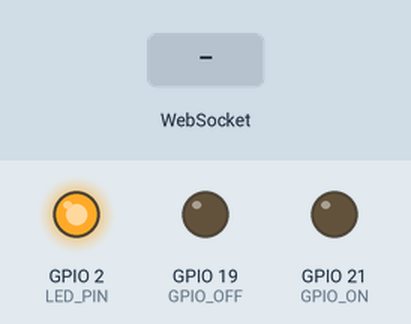
Bench run of a sketch on a simulated ESP32. On the bench: output pins drawn as LEDs (lit = HIGH). Dashed ring = blinking. The inputs (shaded band) are chosen by the test bench. WiFi joins after 1.5 s; servers stay silent unless stated; what the sketch prints to the serial monitor is not drawn.

Above: at 3.7 s.
3.8 s: WebSocket text "{" received
At 4.45 s:
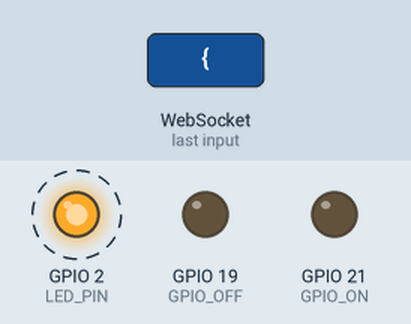
5.8 s: WebSocket text "pong" received
7.3 s: WebSocket text "ping" received
At 14.7 s:
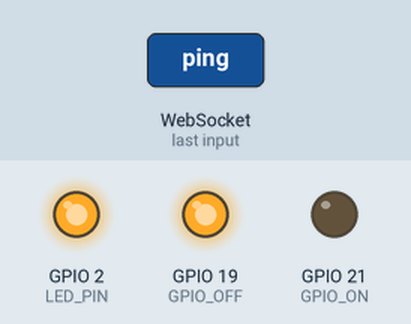
Timing chart, 0 to 16.3 s (numbered marks = the images above; inputs shaded):
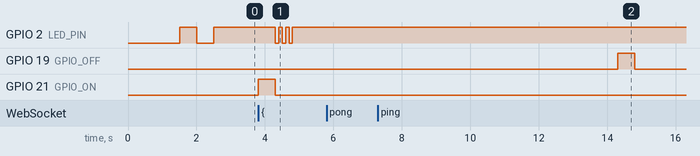

The sketch:

bubble-machine.ino
```cpp
// (licence header left out)
#include <WiFi.h>
#include <ArduinoJson.h>
#include <WebSocketsClient.h>

// --- Configuration ---

const char* WIFI_SSID     = "YOUR_WIFI";
const char* WIFI_PASSWORD = "YOUR_PASSWORD";

const char* WSS_HOST = "YOUR_BTCPAY_DOMAIN";
const char* WSS_PATH = "/apps/YOUR_POS_ID/pos/bitcoinswitch";

const int GPIO_ON  = 21;   // Relay 1 - ON button
const int GPIO_OFF = 19;   // Relay 2 - OFF button

const int PULSE_DURATION   = 500;   // Pulse length in ms
const int BUBBLE_DURATION  = 10;    // Bubble time in seconds

// --- Internal (do not modify) ---

#define LED_PIN 2

const unsigned long HEARTBEAT_INTERVAL = 30000;
unsigned long lastHeartbeat = 0;

const unsigned long UPTIME_LOG_INTERVAL = 300000;
unsigned long lastUptimeLog = 0;
unsigned long startTime = 0;

WebSocketsClient webSocket;
bool wsConnected = false;

bool machineRunning = false;
unsigned long machineStopTime = 0;

// --- Setup ---

void setup() {
    Serial.begin(115200);
    delay(1000);

    Serial.println();
    Serial.println("Lightning Bubble Machine v1.0");
    Serial.println();

    pinMode(LED_PIN, OUTPUT);
    pinMode(GPIO_ON, OUTPUT);
    pinMode(GPIO_OFF, OUTPUT);

    digitalWrite(GPIO_ON, LOW);
    digitalWrite(GPIO_OFF, LOW);
    digitalWrite(LED_PIN, LOW);

    Serial.println("GPIO ON:  " + String(GPIO_ON));
    Serial.println("GPIO OFF: " + String(GPIO_OFF));
    Serial.println("Bubble duration: " + String(BUBBLE_DURATION) + "s");

    setupWifi();

    Serial.println("Connecting to " + String(WSS_HOST) + String(WSS_PATH));
    webSocket.beginSSL(WSS_HOST, 443, WSS_PATH);
    webSocket.onEvent(webSocketEvent);
    webSocket.setReconnectInterval(3000);
    webSocket.enableHeartbeat(25000, 10000, 2);

    startTime = millis();
    Serial.println("Ready, waiting for payment...");
}

// --- Loop ---

void loop() {
    if (WiFi.status() != WL_CONNECTED) {
        Serial.println("WiFi disconnected, reconnecting...");
        wsConnected = false;
        setupWifi();
    }

    webSocket.loop();

    if (wsConnected && (millis() - lastHeartbeat > HEARTBEAT_INTERVAL)) {
        webSocket.sendTXT("ping");
        lastHeartbeat = millis();
    }

    if (millis() - lastUptimeLog > UPTIME_LOG_INTERVAL) {
        logUptime();
        lastUptimeLog = millis();
    }

    if (machineRunning && millis() >= machineStopTime) {
        stopBubbleMachine();
    }
}

// --- WiFi ---

void setupWifi() {
    Serial.print("Connecting to " + String(WIFI_SSID));

    WiFi.mode(WIFI_STA);
    WiFi.begin(WIFI_SSID, WIFI_PASSWORD);

    int attempts = 0;
    while (WiFi.status() != WL_CONNECTED && attempts < 40) {
        delay(500);
        Serial.print(".");
        digitalWrite(LED_PIN, !digitalRead(LED_PIN));
        attempts++;
    }

    if (WiFi.status() == WL_CONNECTED) {
        Serial.println(" OK");
        Serial.println("IP: " + WiFi.localIP().toString());
        digitalWrite(LED_PIN, HIGH);
    } else {
        Serial.println(" FAILED");
        digitalWrite(LED_PIN, LOW);
        delay(5000);
        ESP.restart();
    }
}

// --- WebSocket ---

void webSocketEvent(WStype_t type, uint8_t * payload, size_t length) {
    switch(type) {
        case WStype_DISCONNECTED:
            Serial.println("WS disconnected");
            wsConnected = false;
            digitalWrite(LED_PIN, LOW);
            break;

        case WStype_CONNECTED:
            Serial.println("WS connected");
            wsConnected = true;
            lastHeartbeat = millis();
            digitalWrite(LED_PIN, HIGH);
            break;

        case WStype_TEXT:
            handleWebSocketMessage(payload, length);
            break;

        case WStype_ERROR:
            Serial.println("WS error");
            break;

        case WStype_PING:
        case WStype_PONG:
            break;
    }
}

void handleWebSocketMessage(uint8_t * payload, size_t length) {
    String message = String((char*)payload);
    Serial.println("Message received: " + message);

    if (message == "pong" || message == "ping") {
        return;
    }

    // JSON format (BTCPay payment notification)
    if (message.startsWith("{")) {
        DynamicJsonDocument doc(1024);
        DeserializationError error = deserializeJson(doc, message);

        if (!error) {
            if (doc.containsKey("paid") && doc["paid"] == true) {
                Serial.println("Payment confirmed (JSON)");
                startBubbleMachine();
                return;
            }
        }
    }

    // BitcoinSwitch format: "pin-duration" (e.g. "21-5000")
    int dashIndex = message.indexOf('-');
    if (dashIndex > 0) {
        int pin = message.substring(0, dashIndex).toInt();
        int duration = message.substring(dashIndex + 1).toInt();

        Serial.println("Trigger: pin " + String(pin) + ", duration " + String(duration) + "ms");

        if (pin == GPIO_ON || pin > 0) {
            startBubbleMachine();
        }
        return;
    }

    // Any other non-empty message triggers the machine
    if (message.length() > 0 && message != "connected") {
        Serial.println("Signal received, starting machine");
        startBubbleMachine();
    }
}

// --- Bubble machine control ---

void startBubbleMachine() {
    if (machineRunning) {
        Serial.println("Machine already running, ignoring");
        return;
    }

    Serial.println("Payment received!");

    // Pulse ON button
    Serial.println("Pressing ON (GPIO " + String(GPIO_ON) + ")");
    digitalWrite(GPIO_ON, HIGH);
    delay(PULSE_DURATION);
    digitalWrite(GPIO_ON, LOW);
    Serial.println("Machine started");

    // Schedule stop
    machineRunning = true;
    machineStopTime = millis() + (BUBBLE_DURATION * 1000UL);
    Serial.println("Will stop in " + String(BUBBLE_DURATION) + "s");

    // Blink LED to confirm
    for (int i = 0; i < 3; i++) {
        digitalWrite(LED_PIN, LOW);
        delay(100);
        digitalWrite(LED_PIN, HIGH);
        delay(100);
    }
}

void stopBubbleMachine() {
    Serial.println("Time's up, stopping machine...");

    // Pulse OFF button
    Serial.println("Pressing OFF (GPIO " + String(GPIO_OFF) + ")");
    digitalWrite(GPIO_OFF, HIGH);
    delay(PULSE_DURATION);
    digitalWrite(GPIO_OFF, LOW);

    machineRunning = false;
    Serial.println("Machine stopped");
    Serial.println("Waiting for next payment...");
}

// --- Utilities ---

void logUptime() {
    unsigned long uptime = (millis() - startTime) / 60000;
    Serial.println("Uptime: " + String(uptime) + "min | WiFi: " +
                   (WiFi.status() == WL_CONNECTED ? "OK" : "NOK") +
                   " | WS: " + (wsConnected ? "OK" : "NOK") +
                   " | Machine: " + (machineRunning ? "ON" : "OFF") +
                   " | Heap: " + String(ESP.getFreeHeap()));
}
```

Measured:
- after the input at 3.8 s, GPIO 2 (LED_PIN): alternates HIGH for 0.10 s and LOW for 0.10 s, 6 changes in all, then stays HIGH, starting after 0.50 s; GPIO 21 (GPIO_ON): LOW → HIGH at once, → LOW 0.50 s later
- after the input at 5.8 s, every drawn part: stays the same
